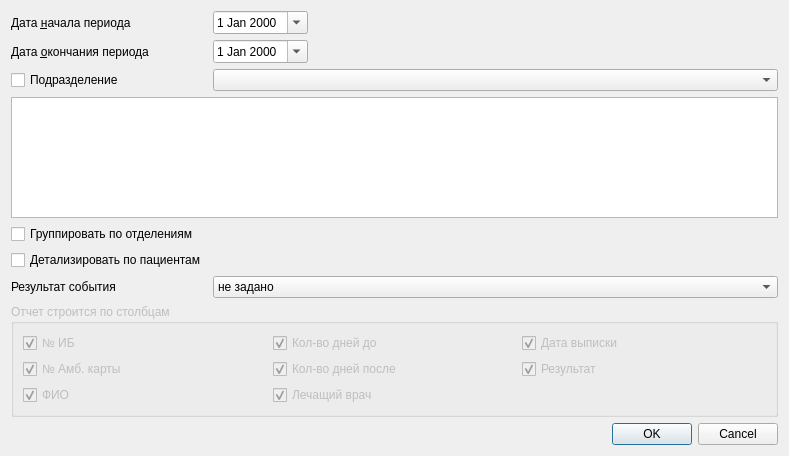
<?xml version="1.0" encoding="UTF-8"?>
<ui version="4.0">
 <class>ReportOperationsActivity</class>
 <widget class="QDialog" name="ReportOperationsActivity">
  <property name="geometry">
   <rect>
    <x>0</x>
    <y>0</y>
    <width>789</width>
    <height>456</height>
   </rect>
  </property>
  <property name="windowTitle">
   <string>Dialog</string>
  </property>
  <layout class="QGridLayout" name="gridLayout">
   <item row="8" column="0">
    <widget class="QLabel" name="label">
     <property name="text">
      <string>Результат события</string>
     </property>
    </widget>
   </item>
   <item row="5" column="0" colspan="3">
    <widget class="CRBListBox" name="lstOrgStructure"/>
   </item>
   <item row="3" column="0">
    <widget class="QCheckBox" name="chkOrgStructureMulti">
     <property name="text">
      <string>Подразделение</string>
     </property>
    </widget>
   </item>
   <item row="3" column="1" colspan="2">
    <widget class="COrgStructureComboBox" name="cmbOrgStructure"/>
   </item>
   <item row="0" column="1">
    <widget class="CDateEdit" name="edtBegDate">
     <property name="calendarPopup">
      <bool>true</bool>
     </property>
    </widget>
   </item>
   <item row="1" column="2">
    <spacer name="horizontalSpacer">
     <property name="orientation">
      <enum>Qt::Horizontal</enum>
     </property>
     <property name="sizeHint" stdset="0">
      <size>
       <width>40</width>
       <height>20</height>
      </size>
     </property>
    </spacer>
   </item>
   <item row="0" column="0">
    <widget class="QLabel" name="lblBegDate">
     <property name="text">
      <string>Дата &amp;начала периода</string>
     </property>
     <property name="buddy">
      <cstring>edtBegDate</cstring>
     </property>
    </widget>
   </item>
   <item row="9" column="0" colspan="3">
    <widget class="QGroupBox" name="groupBox">
     <property name="enabled">
      <bool>false</bool>
     </property>
     <property name="title">
      <string>Отчет строится по столбцам</string>
     </property>
     <layout class="QGridLayout" name="gridLayout_2">
      <item row="1" column="0">
       <widget class="QCheckBox" name="chkExternalId">
        <property name="text">
         <string>№ ИБ</string>
        </property>
        <property name="checked">
         <bool>true</bool>
        </property>
       </widget>
      </item>
      <item row="3" column="0">
       <widget class="QCheckBox" name="chkClientId">
        <property name="text">
         <string>№ Амб. карты</string>
        </property>
        <property name="checked">
         <bool>true</bool>
        </property>
       </widget>
      </item>
      <item row="5" column="0">
       <widget class="QCheckBox" name="chkFullName">
        <property name="text">
         <string>ФИО</string>
        </property>
        <property name="checked">
         <bool>true</bool>
        </property>
       </widget>
      </item>
      <item row="1" column="1">
       <widget class="QCheckBox" name="chkDaysBefore">
        <property name="text">
         <string>Кол-во дней до</string>
        </property>
        <property name="checked">
         <bool>true</bool>
        </property>
       </widget>
      </item>
      <item row="3" column="1">
       <widget class="QCheckBox" name="chkDaysAfter">
        <property name="text">
         <string>Кол-во дней после</string>
        </property>
        <property name="checked">
         <bool>true</bool>
        </property>
       </widget>
      </item>
      <item row="5" column="1">
       <widget class="QCheckBox" name="chkExecPerson">
        <property name="text">
         <string>Лечащий врач</string>
        </property>
        <property name="checked">
         <bool>true</bool>
        </property>
       </widget>
      </item>
      <item row="1" column="2">
       <widget class="QCheckBox" name="chkExecDate">
        <property name="text">
         <string>Дата выписки</string>
        </property>
        <property name="checked">
         <bool>true</bool>
        </property>
       </widget>
      </item>
      <item row="3" column="2">
       <widget class="QCheckBox" name="chkResult">
        <property name="text">
         <string>Результат</string>
        </property>
        <property name="checked">
         <bool>true</bool>
        </property>
       </widget>
      </item>
     </layout>
    </widget>
   </item>
   <item row="11" column="2">
    <widget class="QDialogButtonBox" name="buttonBox">
     <property name="orientation">
      <enum>Qt::Horizontal</enum>
     </property>
     <property name="standardButtons">
      <set>QDialogButtonBox::Cancel|QDialogButtonBox::Ok</set>
     </property>
    </widget>
   </item>
   <item row="0" column="2">
    <spacer name="horizontalSpacer_2">
     <property name="orientation">
      <enum>Qt::Horizontal</enum>
     </property>
     <property name="sizeHint" stdset="0">
      <size>
       <width>40</width>
       <height>20</height>
      </size>
     </property>
    </spacer>
   </item>
   <item row="1" column="1">
    <widget class="CDateEdit" name="edtEndDate">
     <property name="calendarPopup">
      <bool>true</bool>
     </property>
    </widget>
   </item>
   <item row="8" column="1" colspan="2">
    <widget class="CRBComboBox" name="cmbResult">
     <item>
      <property name="text">
       <string>не задано</string>
      </property>
     </item>
     <item>
      <property name="text">
       <string>умер</string>
      </property>
     </item>
     <item>
      <property name="text">
       <string>выписан</string>
      </property>
     </item>
    </widget>
   </item>
   <item row="1" column="0">
    <widget class="QLabel" name="lblEndDate">
     <property name="text">
      <string>Дата &amp;окончания периода</string>
     </property>
     <property name="buddy">
      <cstring>edtEndDate</cstring>
     </property>
    </widget>
   </item>
   <item row="6" column="0">
    <widget class="QCheckBox" name="chkGroupOrgStructure">
     <property name="text">
      <string>Группировать по отделениям</string>
     </property>
    </widget>
   </item>
   <item row="10" column="0">
    <spacer name="verticalSpacer">
     <property name="orientation">
      <enum>Qt::Vertical</enum>
     </property>
     <property name="sizeHint" stdset="0">
      <size>
       <width>20</width>
       <height>40</height>
      </size>
     </property>
    </spacer>
   </item>
   <item row="7" column="0">
    <widget class="QCheckBox" name="chkClientDetail">
     <property name="text">
      <string>Детализировать по пациентам</string>
     </property>
    </widget>
   </item>
  </layout>
 </widget>
 <customwidgets>
  <customwidget>
   <class>CDateEdit</class>
   <extends>QDateEdit</extends>
   <header>library/DateEdit</header>
  </customwidget>
  <customwidget>
   <class>COrgStructureComboBox</class>
   <extends>QComboBox</extends>
   <header>Orgs/OrgStructComboBoxes.h</header>
  </customwidget>
  <customwidget>
   <class>CRBListBox</class>
   <extends>QListView</extends>
   <header>library/RBListBox.h</header>
  </customwidget>
  <customwidget>
   <class>CRBComboBox</class>
   <extends>QComboBox</extends>
   <header>library/crbcombobox.h</header>
  </customwidget>
 </customwidgets>
 <resources/>
 <connections>
  <connection>
   <sender>buttonBox</sender>
   <signal>accepted()</signal>
   <receiver>ReportOperationsActivity</receiver>
   <slot>accept()</slot>
   <hints>
    <hint type="sourcelabel">
     <x>248</x>
     <y>254</y>
    </hint>
    <hint type="destinationlabel">
     <x>157</x>
     <y>274</y>
    </hint>
   </hints>
  </connection>
  <connection>
   <sender>buttonBox</sender>
   <signal>rejected()</signal>
   <receiver>ReportOperationsActivity</receiver>
   <slot>reject()</slot>
   <hints>
    <hint type="sourcelabel">
     <x>316</x>
     <y>260</y>
    </hint>
    <hint type="destinationlabel">
     <x>286</x>
     <y>274</y>
    </hint>
   </hints>
  </connection>
  <connection>
   <sender>chkClientDetail</sender>
   <signal>toggled(bool)</signal>
   <receiver>groupBox</receiver>
   <slot>setEnabled(bool)</slot>
   <hints>
    <hint type="sourcelabel">
     <x>98</x>
     <y>275</y>
    </hint>
    <hint type="destinationlabel">
     <x>394</x>
     <y>363</y>
    </hint>
   </hints>
  </connection>
 </connections>
</ui>
